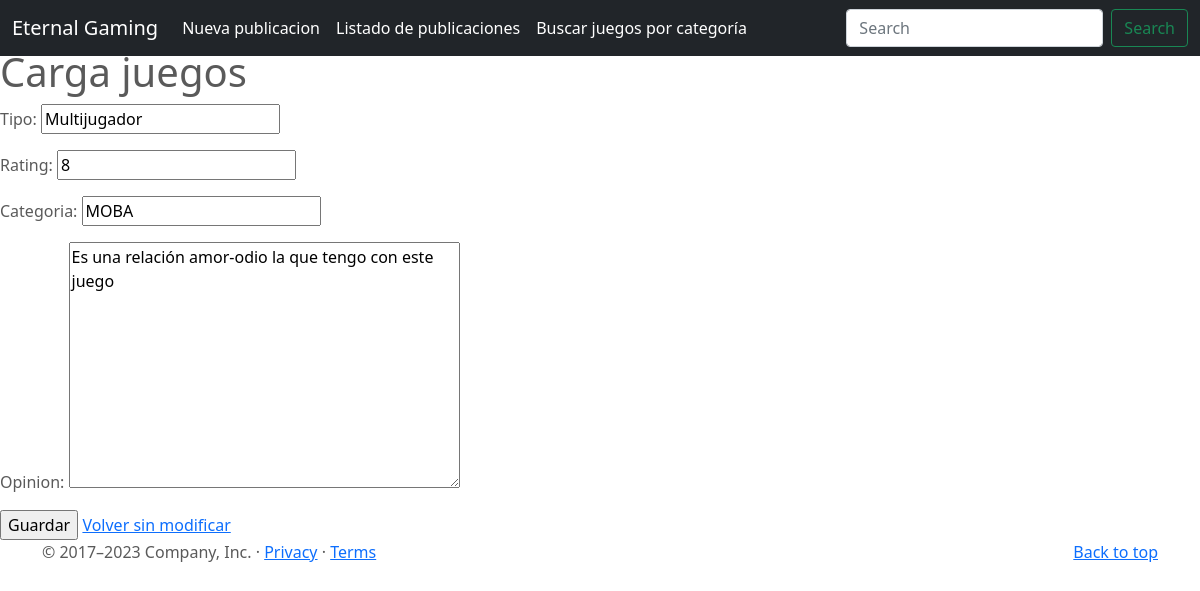
Page /juegos/4/update on the committed database.
### entrega_final_app/models.py (models this page shows, shortened)
class Juegos(models.Model):
    nombre = models.CharField(max_length=50)
    tipo = models.CharField(max_length=50)
    rating = models.CharField(max_length=2)
    categoria = models.CharField(max_length=50)
    opinion = models.TextField(max_length=500)

### entrega_final_app/views.py (the view)
# urls.py: path('juegos/<pk>/update',JuegosUpdate.as_view(), name = "juegos-update"),
class JuegosUpdate(UpdateView):
    model = Juegos
    success_url = reverse_lazy("juegos")
    fields = ['tipo',
              'rating',
              'categoria',
              'opinion'
             ]

### entrega_final_app/templates/entrega_final_app/juegos_form.html (shortened to what this page needs)
{% extends 'entrega_final_app/base.html'%}
{%block titulo%} Carga juegos {%endblock%}
{%block main%}
<form method="POST">
    {{form.as_p}}
    <input type="submit" value="Guardar">
    <a href="{% url 'juegos' %}"> Volver sin modificar</a>
</form>
{% endblock %}

### entrega_final_app/static/entrega_final_app/css/juegos.css (style rules this page uses)
body { padding-top: 3rem; padding-bottom: 3rem; color: #5a5a5a; }

### rows in the picture
Juegos: tipo "Multijugador", rating "8", categoria "MOBA", opinion "Es una relación amor-odio la que tengo con este juego"
